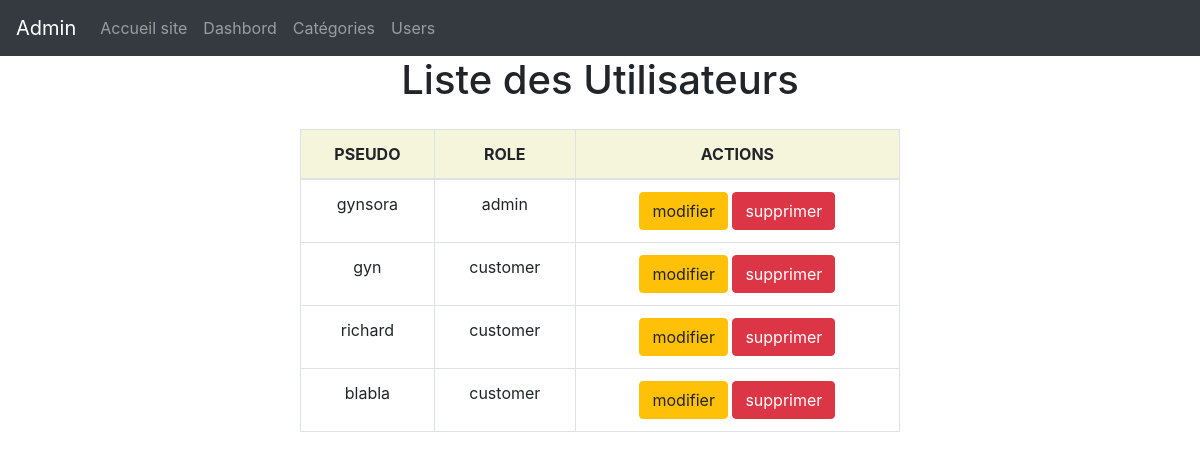
The page /admin/admin_users.php (signed in) on the database its author committed.
### tables this page shows
CREATE TABLE IF NOT EXISTS `users` (
  `id` int(11) NOT NULL AUTO_INCREMENT,
  `name` varchar(50) NOT NULL,
  `password` varchar(255) NOT NULL,
  `avatar` varchar(255) DEFAULT NULL,
  `email` varchar(255) NOT NULL,
  `phone` varchar(25) DEFAULT NULL,
  `role` varchar(255) NOT NULL DEFAULT 'customer',
  PRIMARY KEY (`id`)
);

### admin/admin_users.php (the view, shortened to what this page needs)
<?php
include("header_admin.php");
require_once("../database.php");
$maRequete = $db->prepare('SELECT * FROM users');
$maRequete->execute();
$users = $maRequete->fetchAll();
?>
<div class="container">
    <h1 class="text-center">Liste des Utilisateurs</h1>
    <div class="div-form-center">
        <table class="table table-bordered m-auto ">
            <thead >
                <th scope="col" style="background: #f5f5dc" class="text-center">PSEUDO</th>
                <th scope="col" style="background: #f5f5dc" class="text-center">ROLE</th>
                <th colspan="2" style="background: #f5f5dc" class="text-center">ACTIONS</th>
            </thead>
            <tbody>
            <?php foreach($users as $user): ?>
                <tr>
                    <td class="text-center"><?php echo $user['name']; ?></td>
                    <td class="text-center"><?php echo $user['role']; ?></td>
                    <td class="text-center">
                        <a href="admin_users_edit.php?idCategory=<?php echo $user["id"];?>" class="btn btn-warning ">modifier</a>
                        <a href="admin_users_delete.php?idCategory=<?php echo $user["id"];?>" class="btn btn-danger ">supprimer</a>
                    </td>
                </tr>
            <?php endforeach; ?>
            </tbody>
        </table>
    </div>
</div>
<?php include('footer_admin.php');?>

### css/admin.css (style rules this page uses)
.div-form-center { max-width: 600px; margin:0 auto ; margin-top: 25px; }

### rows shown on the page
users: name "gynsora", role "admin"
users: name "gyn", role "customer"
users: name "richard", role "customer"
users: name "blabla", role "customer"
